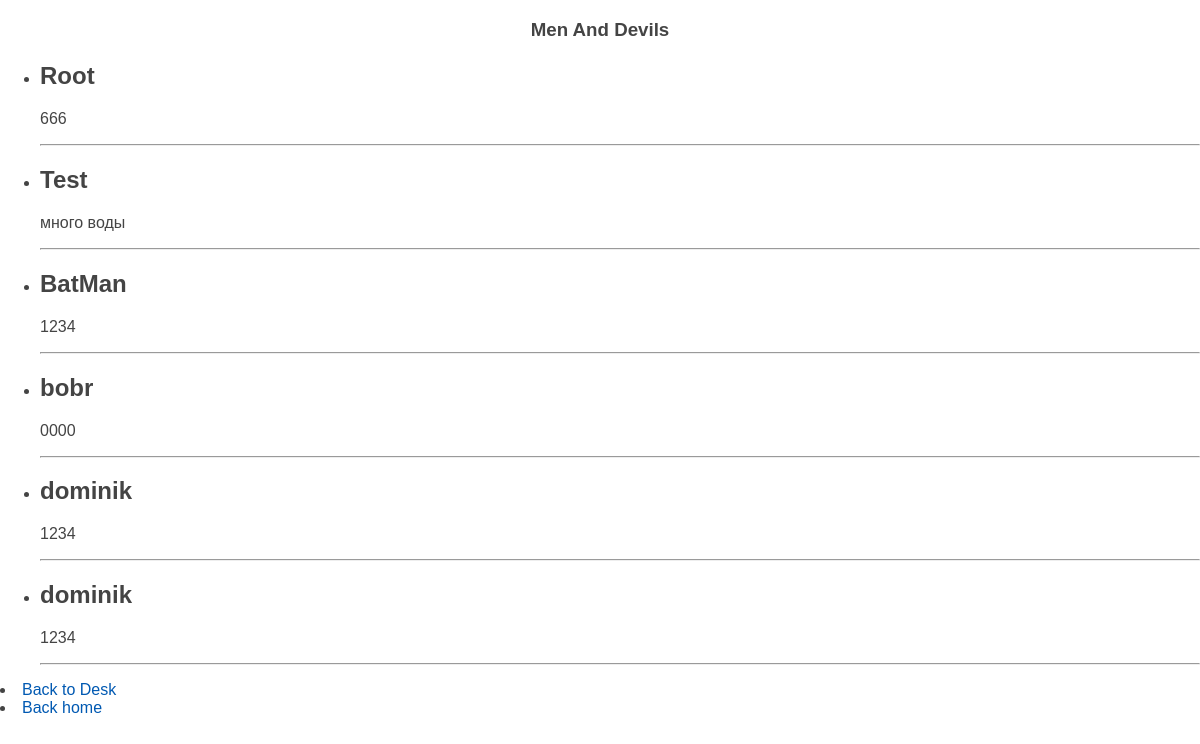
The page /moves/ on the database its author committed.
### game/models.py (models this page shows, shortened)
class Players(models.Model):
    name = models.CharField(max_length=255, verbose_name='Вертухай')
    sex = models.CharField(max_length=255, verbose_name='Кто по жизни')
    years_old = models.IntegerField(verbose_name='На сколько преисполнен')
    time_create = models.DateTimeField(auto_now_add=True, verbose_name='Дата смены')
    real_home = models.CharField(max_length=255, verbose_name='Исходное')
    moves = models.CharField(max_length=255, verbose_name='Отчёт')
    class Meta:
        verbose_name = 'Наши спонсоры'
        verbose_name_plural = 'Наши спонсоры'
        ordering = ('time_create',)

### game/views.py (the view)
# urls.py: path('moves/', show_moves, name='moves'),
def show_moves(request):
    champions = Players.objects.all()
    return render(request, 'mad/moves.html', {'champions': champions, 'title': 'Moves History'})

### game/templates/mad/moves.html (shortened to what this page needs)
{% extends 'mad/base.html' %}
{% block content %}
<ul>
{% for ch in champions %}
<li><h2>{{ch.name}}</h2></li>
<p>{{ch.moves}}</p>
<hr>
{% endfor %}
</ul>
<li><a href="{% url 'desk' %}">Back to Desk</a></li>
<li><a href="{% url 'home' %}">Back home</a></li>
{% endblock %}

### game/static/mad/css/style.css (style rules this page uses)
html, body { font-family: 'Arial'; margin: 0; padding: 0; height: 100%; width: 100%; color: #444; }
a { color: #0059b2; text-decoration: none; }

### rows shown on the page
Players: name "Root", moves "666"
Players: name "Test", moves "много воды"
Players: name "BatMan", moves "1234"
Players: name "bobr", moves "0000"
Players: name "dominik", moves "1234"
Players: name "dominik", moves "1234"
